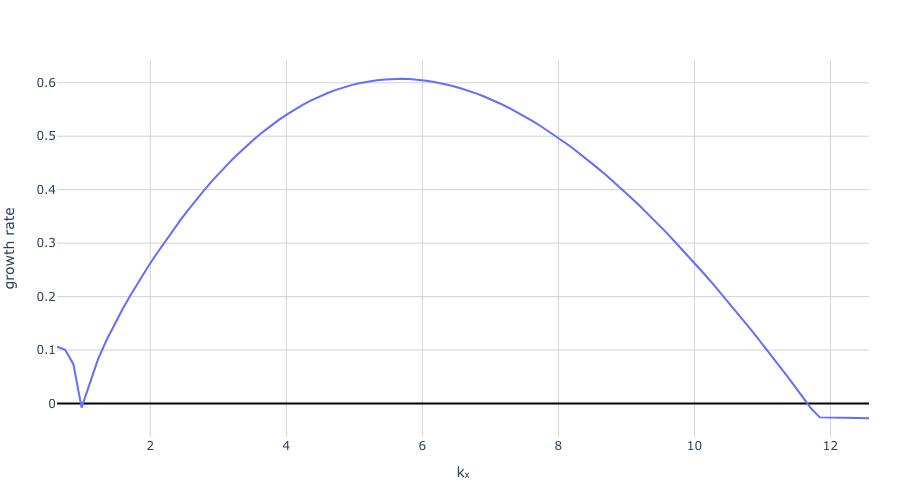

Write the Julia code that produced this figure.
# This script analyzes the linear stability of a viscous stratified shear flow
# using the SSF.jl solver written (in MATLAB) by William Smyth
using Plotly: plot as PlotlyPlot
using Plotly: attr, Layout
using Statistics # used in SSF.jl
using LinearAlgebra  # used in SSF.jl


include("./code/SSF.jl")  # We include SSF.jl which contains the function to do the calculation
# The following functions calculate discrete derivatives
include("./code/ddz.jl")
include("./code/ddz2.jl")
include("./code/ddz4.jl")

# ********** User input parameters **********
LZ = 1    # The z-domain size
LX = 10   # The x-domain size (sets the range of wavenumbers to search)
h = 0.1     # Shear layer width 0.1
NZ = 100  # The number of gridpoints
dz = LZ / NZ  # The grid spacing - must be evenly spaced
nu = 1 / 5000 / 3  # Kinematic viscosity (or 1/Re)
kappa = nu    # Diffusivity
S0 = 10       # Maximum shear
N0 = sqrt(10)       # Maximum buoyancy frequency
# ********** End user input parameters **********

# Create the y-coordinate
z = 0:dz:LZ
h_small = h / 5
# Hyperbolic tangent velocity and buoyancy profiles
buoy=(N0^2 * h) .* tanh.( (z .- LZ/2) ./ h_small)
vel=(S0 * h) .* tanh.( (z .- LZ/2) ./ h)

dbdz = similar(z)
dudz = similar(z)

for i = 2:length(z)
    dbdz[i] = (buoy[i] - buoy[i - 1]) / (z[i] - z[i - 1])
    dudz[i] = (vel[i] - vel[i - 1]) / (z[i] - z[i - 1])
end
Rig = dbdz ./ (dudz .^ 2)

# Create an x-wavenumber vector to explore solutions
kx = LinRange(2 * pi / LX, 2 * pi * 20 / LX, 100)

sigma = complex(zeros(2*(NZ+1), length(kx)))
lambda_w = complex(zeros(NZ+1, 2*(NZ+1), length(kx)))
lambda_b = complex(zeros(NZ+1, 2*(NZ+1), length(kx)))

for (k, k_val) in enumerate(kx)
    (sigma[:, k], lambda_w[:, :, k], lambda_b[:, :, k]) = SSF(z, vel, buoy, k_val, 0, nu, kappa, [0, 0], [0, 0], 0)
end

PlotlyPlot(kx, real.(sigma[1, :]), Layout(xaxis_title="kₓ",yaxis_title="growth rate",plot_bgcolor="white",yaxis=attr(gridcolor="lightgrey",zerolinecolor="black"),xaxis=attr(gridcolor="lightgrey",zerolinecolor="black")))
